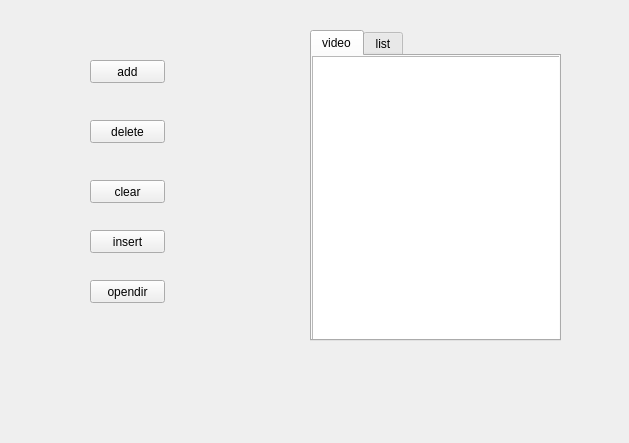
<?xml version="1.0" encoding="UTF-8"?>
<ui version="4.0">
 <class>TabTest</class>
 <widget class="QWidget" name="TabTest">
  <property name="geometry">
   <rect>
    <x>0</x>
    <y>0</y>
    <width>629</width>
    <height>443</height>
   </rect>
  </property>
  <property name="windowTitle">
   <string>Form</string>
  </property>
  <widget class="QPushButton" name="addButton">
   <property name="geometry">
    <rect>
     <x>90</x>
     <y>60</y>
     <width>75</width>
     <height>23</height>
    </rect>
   </property>
   <property name="text">
    <string>add</string>
   </property>
  </widget>
  <widget class="QPushButton" name="deleteButton">
   <property name="geometry">
    <rect>
     <x>90</x>
     <y>120</y>
     <width>75</width>
     <height>23</height>
    </rect>
   </property>
   <property name="text">
    <string>delete</string>
   </property>
  </widget>
  <widget class="QPushButton" name="clearButton">
   <property name="geometry">
    <rect>
     <x>90</x>
     <y>180</y>
     <width>75</width>
     <height>23</height>
    </rect>
   </property>
   <property name="text">
    <string>clear</string>
   </property>
  </widget>
  <widget class="QPushButton" name="insertButton">
   <property name="geometry">
    <rect>
     <x>90</x>
     <y>230</y>
     <width>75</width>
     <height>23</height>
    </rect>
   </property>
   <property name="text">
    <string>insert</string>
   </property>
  </widget>
  <widget class="QTabWidget" name="tabWidget">
   <property name="geometry">
    <rect>
     <x>310</x>
     <y>30</y>
     <width>251</width>
     <height>311</height>
    </rect>
   </property>
   <property name="currentIndex">
    <number>0</number>
   </property>
   <widget class="QWidget" name="video">
    <attribute name="title">
     <string>video</string>
    </attribute>
    <widget class="QListWidget" name="videoWidget">
     <property name="geometry">
      <rect>
       <x>0</x>
       <y>0</y>
       <width>261</width>
       <height>301</height>
      </rect>
     </property>
     <property name="contextMenuPolicy">
      <enum>Qt::CustomContextMenu</enum>
     </property>
     <property name="styleSheet">
      <string notr="true">font: 75 72pt &quot;Adobe 楷体 Std R&quot;;
</string>
     </property>
    </widget>
   </widget>
   <widget class="QWidget" name="music">
    <attribute name="title">
     <string>list</string>
    </attribute>
    <widget class="QListWidget" name="listWidget_2">
     <property name="geometry">
      <rect>
       <x>0</x>
       <y>0</y>
       <width>256</width>
       <height>301</height>
      </rect>
     </property>
    </widget>
   </widget>
  </widget>
  <widget class="QPushButton" name="pushButton">
   <property name="geometry">
    <rect>
     <x>90</x>
     <y>280</y>
     <width>75</width>
     <height>23</height>
    </rect>
   </property>
   <property name="text">
    <string>opendir</string>
   </property>
  </widget>
 </widget>
 <resources/>
 <connections/>
</ui>
